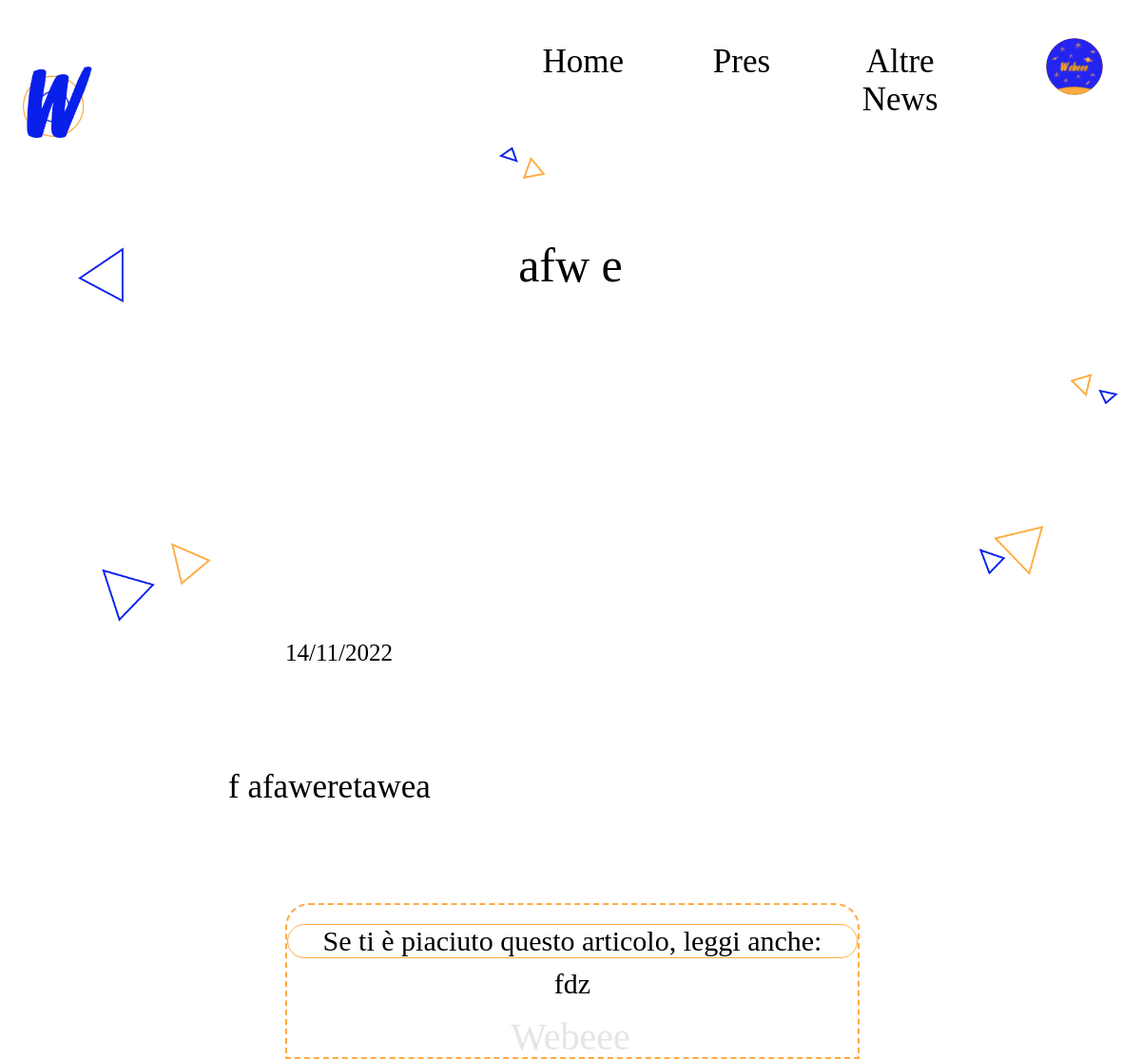
The page /pres/afw-e-l599hk on the database its author committed.
### blog/models.py (models this page shows, shortened)
class PresPost(db.Model):
    id = db.Column(db.Integer, primary_key=True)
    user_id = db.Column(db.Integer(), db.ForeignKey('user.id'), nullable=False)
    created_at = db.Column(db.DateTime, default=datetime.now)
    title = db.Column(db.String(120), nullable=False)
    slug = db.Column(db.String(250))
    description = db.Column(db.String(120))
    body1 = db.Column(db.Text, nullable=False)
    body2 = db.Column(db.Text)
    body3 = db.Column(db.Text)
    body4 = db.Column(db.Text)
    testimonial1 = db.Column(db.Text)
    testimonial2 = db.Column(db.Text)
    cover = db.Column(db.String(120))
    image1 = db.Column(db.String(120))
    image2 = db.Column(db.String(120))
    image3 = db.Column(db.String(120))

### blog/routes.py (the view)
@app.route("/pres/<string:post_slug>")
def pres_article(post_slug):
    post_instance = PresPost.query.filter_by(slug=post_slug).first_or_404()
    from random import choice
    try:
        rand_n = choice([
            a for a in range(PresPost.query.first().id, (PresPost.query.all()[-1].id))
            if a!=post_instance.id]
            )
    except: rand_n = 1
    RANDOM = PresPost.query.filter_by(id=rand_n).first()
    return render_template("article.html", post=post_instance, adv=RANDOM)

### blog/templates/article.html (shortened to what this page needs)
{% extends "base.html" %}
<div class="PC">{% block pc_content %}
    <img class="article-back"
    src=" {{ url_for('static', filename='img/build/article_back.png') }} " alt="BACKGROUND">
    <p class="article-title">{{post.title}}</p>
    <div class="article-bar1">
        <div class="article-date">{{post.created_at.strftime('%d/%m/%Y')}}</div>
    </div>
    <div class="article-page">
        <div class="article-body">{{post.body1}}</div>
    </div>
    <div class="article-adv">
        <div class="article-adv-title">Se ti è piaciuto questo articolo, leggi anche:</div>
        <div class="article-adv-desc">
            <a href="{{ url_for('pres_article', post_slug=adv.slug) }}">{{adv.title}}</a>
        </div>
    </div>
    <div class="article-mark">Webeee</div>
{% endblock %}</div>

### blog/static/style.css (style rules this page uses)
:root { --font_webeee: "SHELMAN"; --font_itsback: "Freehand575 BT"; --font_title: "Forte"; --font_menu: "Mistral"; --font_account: "Freehand521 BT"; --font_article: "Brush Script MT"; --font_text: "Gabriola"; --font_bold: "JOAN"; --font_error: "Chiller"; --text_primary_color: black; --text_secondary_color: white; --ambeee: #FFAB40; --ambeee2: #B87711; --blueee: #091FEA; --blueee2: #1E1EB7; --red: #FF3737; --red2: #8F1111; --link: #13FF22; --green: #07987D; --green2: #036855; --grey: #D5D3D3; --grey2: #313131; --back_primary: white; --back_secondary: black; }
body { margin: 0; }
@media screen and (min-width: 1024px) { a { text-decoration: none; color: var(--text_primary_color); } }
@media screen and (min-width: 1024px) { .article-back { width: 96%; margin: -55px 2% 0; z-index: 0; } }
@media screen and (min-width: 1024px) { .article-title { top: 0; width: 70%; margin: 250px 15% 0; z-index: 1; position: absolute; font-size: 50px; text-align: center; color: var(--text_primary_color); font-family: var(--font_title); } }
@media screen and (min-width: 1024px) { .article-bar1 { width: 50%; margin: 0px 20% 10px; padding: 15px 5%; align-items: center; font-size: 25px; font-family: var(--font_menu); display: flex; flex-direction: row; } }
@media screen and (min-width: 1024px) { .article-page { width: 60%; margin: 40px 15%; padding: 2px 5%; } }
@media screen and (min-width: 1024px) { .article-body { margin: 50px 0; font-size: 35px; font-family: var(--font_text); text-align: justify; } }
@media screen and (min-width: 1024px) { .article-adv { width: 50%; margin: 50px 25% 0; padding: 50px 0%; border-radius: 25px 25px 0 0; border: 2px dashed var(--ambeee); } }
@media screen and (min-width: 1024px) { .article-adv-title { margin: -30px 0 0; text-align: center; font-size: 30px; font-family: var(--font_bold); border-radius: 20px; border: 1px solid var(--ambeee); background-color: var(--back_primary); } }
@media screen and (min-width: 1024px) { .article-adv-desc { width: 80%; margin: 10px 10%; font-size: 30px; text-align: center; font-family: var(--font_article); } }
@media screen and (min-width: 1024px) { .article-mark { width: 20%; margin: 0 40% 0px; bottom: 0; opacity: 60%; position: fixed; font-size: 40px; text-align: center; color: var(--grey); font-family: var(--font_webeee); } }

### rows shown on the page
PresPost: title "afw e", created_at "14/11/2022", body1 "f afaweretawea"
PresPost: title "fdz"
